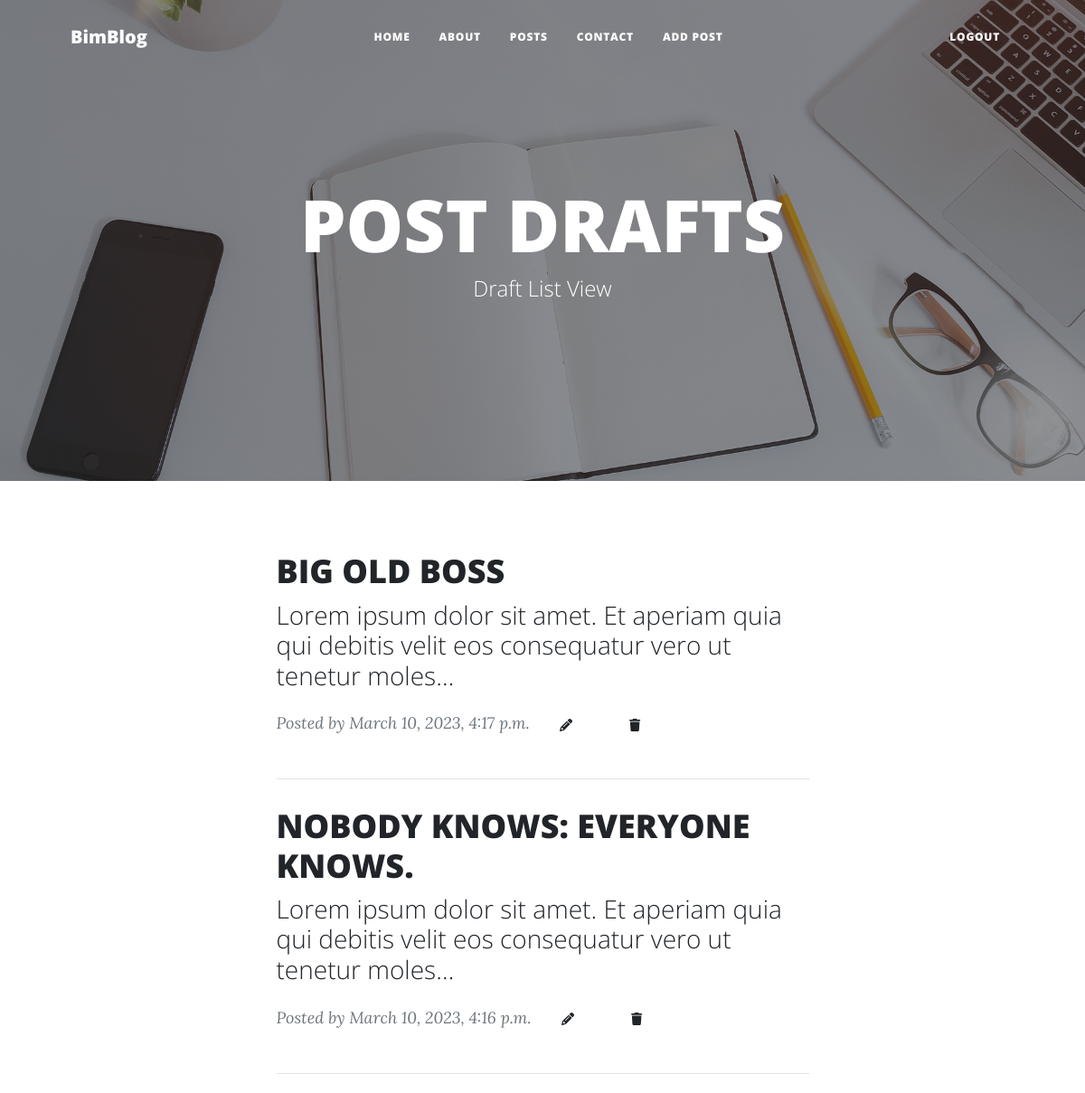
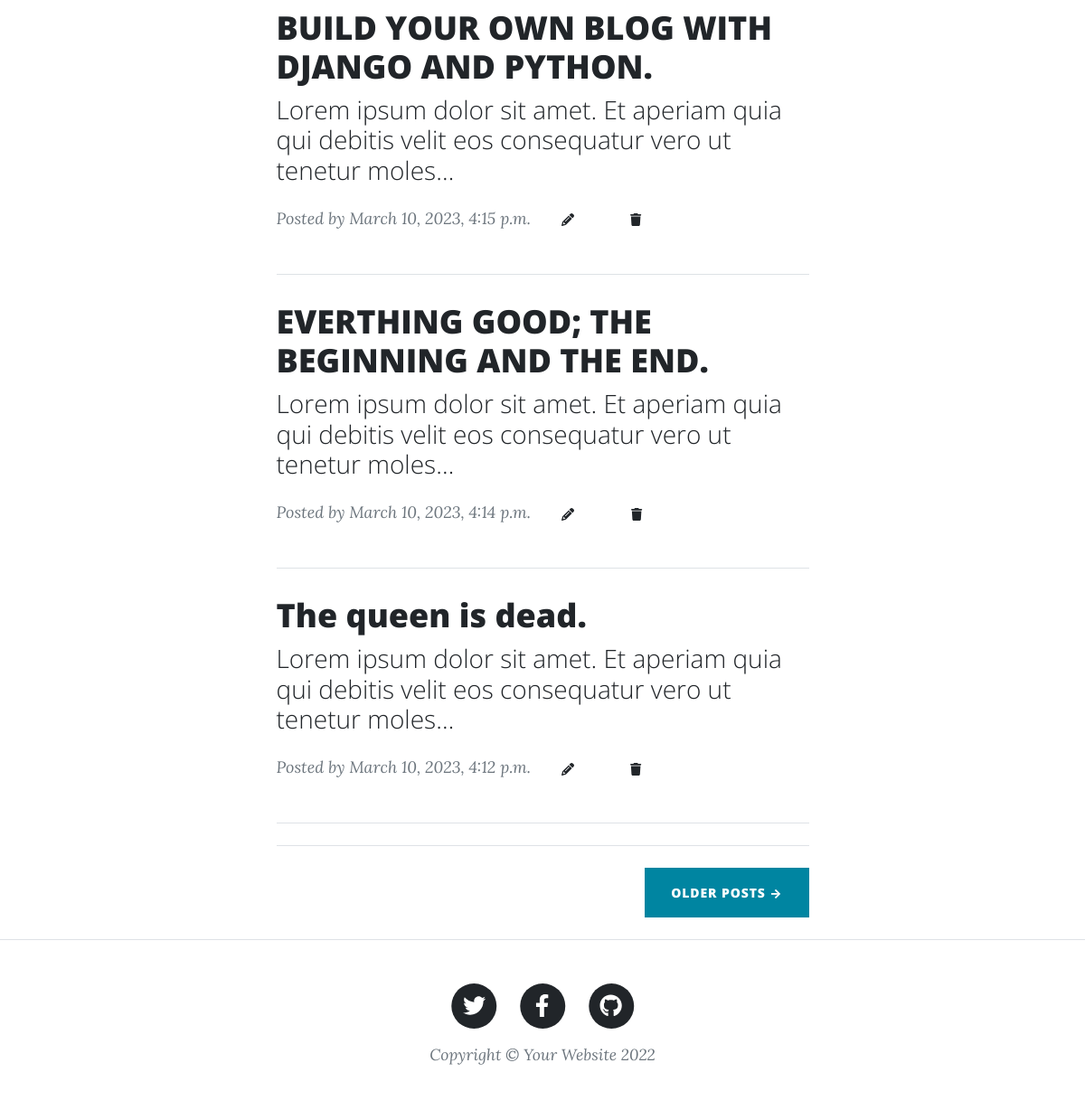
The page /article/drafts/ (signed in) on the database its author committed (2 pictures, top to bottom).
### blog/models.py (models this page shows, shortened)
class Post(models.Model):
    title = models.CharField(max_length=255)
    title_tag = models.CharField(max_length=255)
    author =  models.ForeignKey(User, on_delete=models.CASCADE)
    body = models.TextField()
    created = models.DateTimeField(auto_now_add=True)
    updated = models.DateTimeField(auto_now=True)
    published_date = models.DateTimeField(blank=True, null=True)
    class Meta:
        ordering = ['-published_date']

### blog/views.py (the view)
# urls.py: path('article/drafts/', views.DraftListView.as_view(), name='post-draft-list'),
class DraftListView(ListView):
    template_name = 'blog/post_draft_list.html'
    redirect_field_name = 'blog/home.html'
    model = Post
    def get_queryset(self):
        return Post.objects.filter(published_date__isnull=True).order_by('-created')

### blog/templates/blog/post_draft_list.html (shortened to what this page needs)
{% extends 'blog/base.html' %}
{% load static %}
{% block content %}
 <header class="masthead" style="background-image: url('assets/img/home-bg.jpg')">
    <div class="container position-relative px-4 px-lg-5">
        <div class="row gx-4 gx-lg-5 justify-content-center">
            <div class="col-md-10 col-lg-8 col-xl-7">
                <div class="site-heading">
                    <h1>POST DRAFTS</h1>
                    <span class="subheading">Draft List View</span>
                </div>
            </div>
        </div>
    </div>
</header>
<div class="container px-4 px-lg-5">
    <div class="row gx-4 gx-lg-5 justify-content-center">
        <div class="col-md-10 col-lg-8 col-xl-7">
            {% for post in object_list %}
            <div class="post-preview">
                <a href="{% url 'home' %}">
                    <h2 class="post-title">{{post.title}}</h2>
                    <a href="{% url 'article-detail' post.pk %}"><h3 class="post-subtitle">{{post.body|truncatechars:100|safe}}</h3></a>
                </a>
                <p class="post-meta">
                    Posted by
                    {{post.created}}
                    <a class="btn" href="{% url 'edit-post' post.pk %}"><i class="fa-solid fa-pencil"></i></a>
                    <a class="btn" href="{% url 'delete-post' post.pk %}"><i class="fa-solid fa-trash"></i></a>
                </div>
            <hr class="my-4" />
            {% endfor %}
            <hr class="my-4" />
            <div class="d-flex justify-content-end mb-4"><a class="btn btn-primary text-uppercase" href="#!">Older Posts →</a></div>
        </div>
    </div>
</div>
{% endblock %}

### rows shown on the page
Post: title "BIG OLD BOSS", body "Lorem ipsum dolor sit amet. Et aperiam quia qui debitis velit eos consequatur vero ut tenetur moles…", created "March 10, 2023, 4:17 p.m."
Post: title "NOBODY KNOWS: EVERYONE KNOWS.", body "Lorem ipsum dolor sit amet. Et aperiam quia qui debitis velit eos consequatur vero ut tenetur moles…", created "March 10, 2023, 4:16 p.m."
Post: title "BUILD YOUR OWN BLOG WITH DJANGO AND PYTHON.", body "Lorem ipsum dolor sit amet. Et aperiam quia qui debitis velit eos consequatur vero ut tenetur moles…", created "March 10, 2023, 4:15 p.m."
Post: title "EVERTHING GOOD; THE BEGINNING AND THE END.", body "Lorem ipsum dolor sit amet. Et aperiam quia qui debitis velit eos consequatur vero ut tenetur moles…", created "March 10, 2023, 4:14 p.m."
Post: title "The queen is dead.", body "Lorem ipsum dolor sit amet. Et aperiam quia qui debitis velit eos consequatur vero ut tenetur moles…", created "March 10, 2023, 4:12 p.m."
